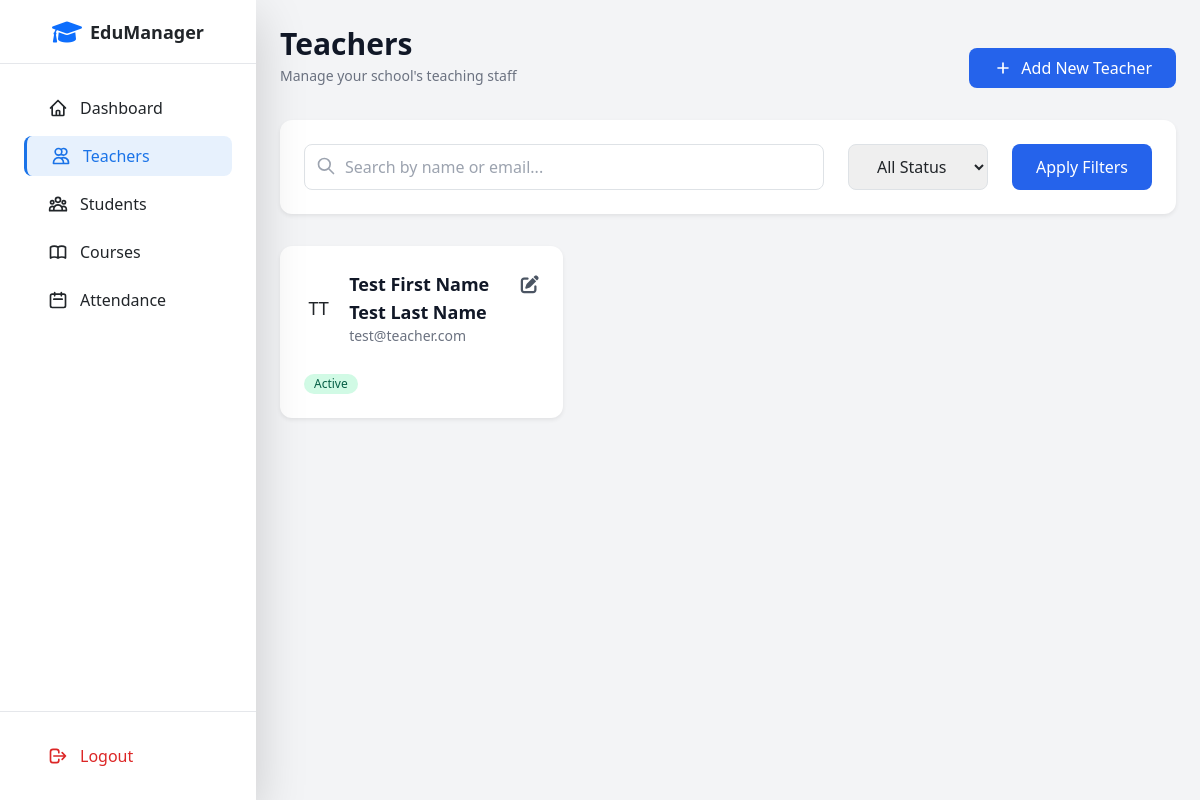
The app's page /teachers/ (signed in) with its own data.
### core/models.py (models this page shows)
class User(AbstractBaseUser, PermissionsMixin):
    ROLE_CHOICES = (
        ('admin', 'Admin'),
        ('teacher', 'Teacher'),
    )
    email = models.EmailField(_('email address'), unique=True)
    first_name = models.CharField(max_length=30, blank=True)
    last_name = models.CharField(max_length=30, blank=True)
    role = models.CharField(max_length=10, choices=ROLE_CHOICES)
    is_active = models.BooleanField(default=True)
    is_staff = models.BooleanField(default=False)
    date_joined = models.DateTimeField(default=timezone.now)
    school = models.ForeignKey(School, on_delete=models.CASCADE, related_name='users', null=True)
    objects = CustomUserManager()
    USERNAME_FIELD = 'email'
    REQUIRED_FIELDS = ['role']
    class Meta:
        verbose_name = _('user')
        verbose_name_plural = _('users')
    def get_full_name(self):
        return f'{self.first_name} {self.last_name}'

### core/views.py (the view)
# urls.py: path('teachers/', TeacherListView.as_view(), name='teacher_list'),
class TeacherListView(LoginRequiredMixin, UserPassesTestMixin, ListView):
    model = User
    template_name = 'users/teacher_list.html'
    context_object_name = 'teachers'
    def test_func(self):
        return self.request.user.role == 'admin'
    def get_queryset(self):
        queryset = User.objects.filter(
            role='teacher',
            school=self.request.user.school
        )
        search_query = self.request.GET.get('search', '')
        status = self.request.GET.get('status', 'all')
        if search_query:
            queryset = queryset.filter(
                Q(first_name__icontains=search_query) |
                Q(last_name__icontains=search_query) |
                Q(email__icontains=search_query)
            )
        if status == 'active':
            queryset = queryset.filter(is_active=True)
        elif status == 'inactive':
            queryset = queryset.filter(is_active=False)
        return queryset
    def get_context_data(self, **kwargs):
        context = super().get_context_data(**kwargs)
        context['search_query'] = self.request.GET.get('search', '')
        context['status'] = self.request.GET.get('status', 'all')
        return context

### core/templates/users/teacher_list.html (shortened to what this page needs)
{% extends 'base/base.html' %}
{% block content %}
<div class="min-h-screen bg-gray-50/30">
    <div class="max-w-screen-2xl mx-auto p-4 md:p-6 lg:p-8">
        <div class="flex flex-col md:flex-row justify-between items-start md:items-center mb-8">
            <div>
                <h1 class="text-2xl md:text-3xl font-bold text-gray-900">Teachers</h1>
                <p class="mt-1 text-sm text-gray-500">Manage your school's teaching staff</p>
            </div>
            <div class="mt-4 md:mt-0">
                <a href="{% url 'teacher_create' %}"
                   class="bg-blue-600 inline-flex items-center px-4 py-2 bg-[#1a73e8] text-white rounded-lg hover:bg-blue-600
                          transition-all duration-200 transform hover:scale-105 hover:shadow-lg">
                    <svg class="w-5 h-5 mr-2" fill="none" stroke="currentColor" viewBox="0 0 24 24">
                        <path stroke-linecap="round" stroke-linejoin="round" stroke-width="2" d="M12 6v6m0 0v6m0-6h6m-6 0H6"/>
                    </svg>
                    Add New Teacher
                </a>
            </div>
        </div>
        <div class="bg-white rounded-xl shadow-sm p-6 mb-8">
            <form method="get" class="flex flex-col md:flex-row gap-4">
                <div class="flex-1">
                    <div class="relative">
                        <input type="text"
                               name="search"
                               value="{{ search_query }}"
                               placeholder="Search by name or email..."
                               class="w-full pl-10 pr-4 py-2.5 border border-gray-200 rounded-lg focus:ring-2 focus:ring-[#1a73e8] focus:border-transparent">
                        <svg class="absolute left-3 top-3 h-5 w-5 text-gray-400" fill="none" stroke="currentColor" viewBox="0 0 24 24">
                            <path stroke-linecap="round" stroke-linejoin="round" stroke-width="2" d="M21 21l-6-6m2-5a7 7 0 11-14 0 7 7 0 0114 0z"/>
                        </svg>
                    </div>
                </div>
                <div class="flex gap-4">
                    <select name="status"
                            class="px-4 py-2.5 border border-gray-200 rounded-lg focus:ring-2 focus:ring-[#1a73e8] focus:border-transparent">
                        <option value="all" {% if status == 'all' %}selected{% endif %}>All Status</option>
                    </select>
                    <button type="submit"
                            class="bg-blue-600 inline-flex items-center px-4 py-2 bg-[#1a73e8] text-white rounded-lg hover:bg-blue-600
                            transition-all duration-200 transform hover:scale-105 hover:shadow-lg">
                        Apply Filters
                    </button>
                </div>
            </form>
        </div>
        {% if teachers %}
        <div class="grid grid-cols-1 md:grid-cols-2 lg:grid-cols-3 xl:grid-cols-4 gap-6">
            {% for teacher in teachers %}
            <div class="bg-white rounded-xl shadow-sm hover:shadow-md transition-shadow p-6">
                <div class="flex items-start justify-between">
                    <div class="flex items-center space-x-4">
                        <div class="h-12 w-12 rounded-full bg-gradient-to-r from-[#1a73e8] to-[#00796b] flex items-center justify-center">
                            <span class="text-lg font-medium">{{ teacher.first_name|first }}{{ teacher.last_name|first }}</span>
                        </div>
                        <div>
                            <h3 class="text-lg font-semibold text-gray-900">{{ teacher.first_name }} {{ teacher.last_name }}</h3>
                            <p class="text-sm text-gray-500">{{ teacher.email }}</p>
                        </div>
                    </div>
                    <div class="flex items-center">
                        <a href="{% url 'teacher_update' teacher.id %}" class="text-gray-600 hover:text-blue-600">
                            <i class="fas fa-edit text-lg"></i>
                        </a>
                    </div>
                </div>
                <div class="mt-4">
                    <span class="inline-flex items-center px-2.5 py-0.5 rounded-full text-xs font-medium {% if teacher.is_active %}bg-green-100 text-green-800{% else %}bg-red-100 text-red-800{% endif %}">
                        {{ teacher.is_active|yesno:"Active,Inactive" }}
                    </span>
                </div>
            </div>
            {% endfor %}
        </div>
        {% endif %}
    </div>
</div>
{% endblock %}

### core/templates/base/base.html (style rules this page uses)
:root { --primary-color: #1a73e8; --secondary-color: #00796b; --accent-color: #ff6d00; --background-color: #f8f9fa; --text-color: #202124; --sidebar-width: 16rem; --header-height: 4rem; }

### records on screen
User: first_name|first "T", last_name|first "T", first_name "Test First Name", last_name "Test Last Name", email "test@teacher.com", is_active "Active"
